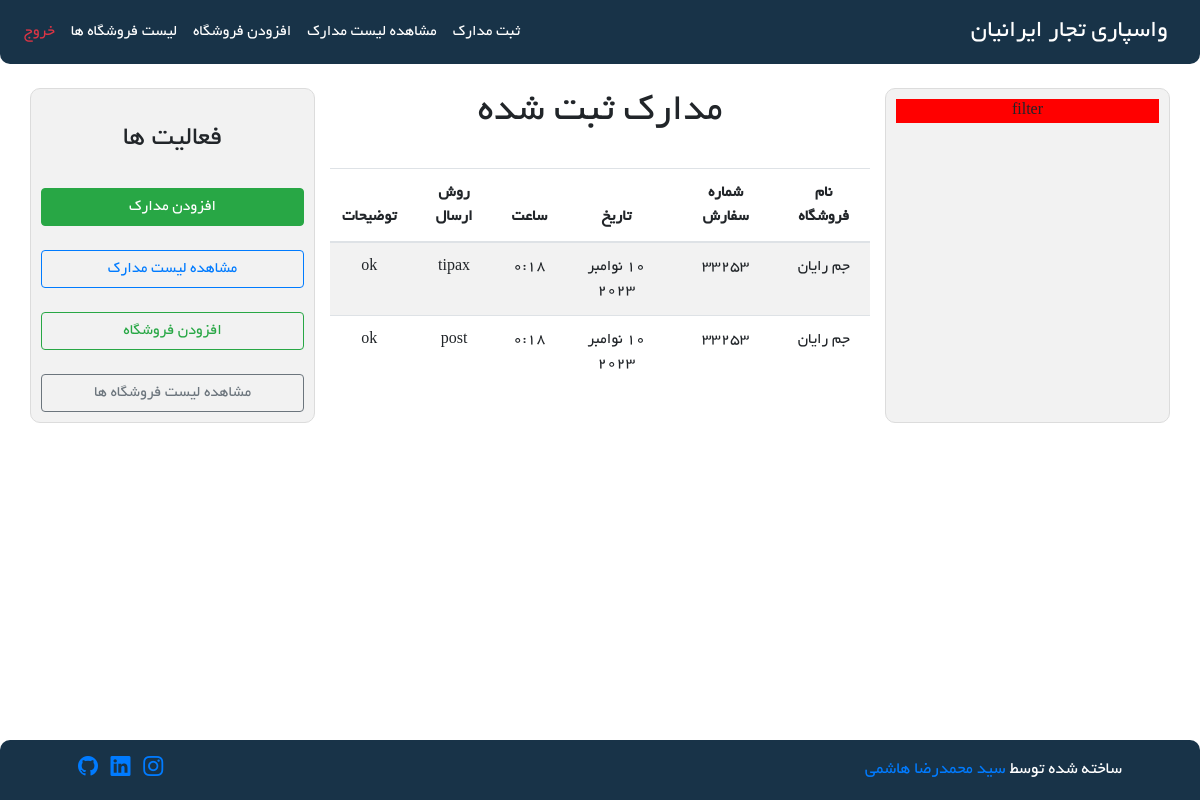
The app's page /Order/show-orders (signed in), older data.
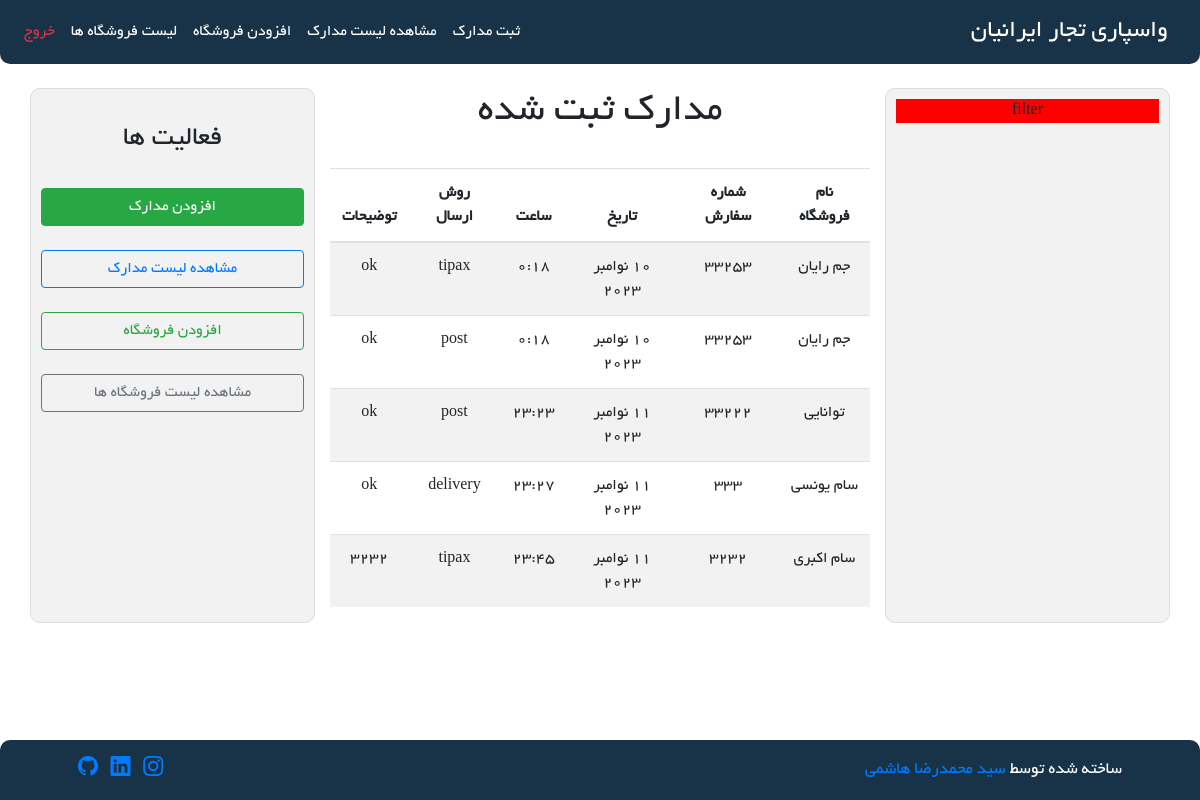
The same page, newer data.
### Order/models.py (models this page shows)
class Order(models.Model):
    store = models.ForeignKey(Store, on_delete=models.CASCADE)
    order_number = models.IntegerField(blank=True, null=True)
    shipping_methods = (
        ("post", "پست"),
        ("tipax", "تیپاکس"),
        ("delivery", "پیک موتوری"),
    )
    shipping_method = models.CharField(max_length=20, choices=shipping_methods, null=True, blank=True)
    date = models.DateField(auto_now_add=True, null=True)
    time = models.TimeField(auto_now_add=True, null=True)
    description = models.TextField(null=True, blank=True)

### Store/models.py (models this page shows, shortened)
class Store(models.Model):
    store_name = models.CharField(max_length=100)
    is_active = models.BooleanField(default=True)
    class Meta:
        db_table = 'Store'

### Order/views.py (the view)
# urls.py: path('show-orders', views.show_order, name='show-orders')
@login_required
def show_order(request):
    orders = Order.objects.all()
    context = {
        'orders': orders
    }
    return render(request, 'Order/show-orders.html', context)

### Order/templates/Order/show-orders.html (shortened to what this page needs)
{% extends 'base/layout.html' %}
{% load static %}
{% block header-link %}
    <link rel="stylesheet" href="{% static 'css/Order/show-orders.css' %}"/>
{% endblock %}
{% block mian %}
    <div class="row">
        <div class="col-md-3 text-center action_box">
            <div style="background-color: red">
                filter
            </div>
        </div>
        <br/>
        <br/>
        <div class="col-md-6 text-center">
            <h1>مدارک ثبت شده</h1>
            <br/>
            <div class="row">
                <div class="col-12">
                    <div class="table-responsive">
                        <table class="table table-striped">
                            <thead>
                                <tr>
                                    <th>نام فروشگاه</th>
                                    <th>شماره سفارش</th>
                                    <th>تاریخ</th>
                                    <th>ساعت</th>
                                    <th>روش ارسال</th>
                                    <th>توضیحات</th>
                                </tr>
                            </thead>
                            <tbody>
                                {% for order in orders %}
                                    <tr>
                                        <td>{{ order.store.store_name }}</td>
                                        <td>{{ order.order_number }}</td>
                                        <td>{{ order.date }}</td>
                                        <td>{{ order.time }}</td>
                                        <td>{{ order.shipping_method }}</td>
                                        <td>{{ order.description }}</td>
                                    </tr>
                                {% endfor %}
                            </tbody>
                        </table>
                    </div>
                </div>
            </div>
        </div>
        <div class="col-md-3 text-center action_box">
            <div class="row">
                <div class="col-12">
                    <br/>
                    <h3>فعالیت ها</h3>
                </div>
            </div>
            <div class="row">
                <div class="col-12">
                    <br/>
                    <a href="{% url 'add-order' %}" class="btn btn-success">افزودن مدارک</a>
                </div>
            </div>
            <div class="row">
                <div class="col-12">
                    <br/>
                    <a href="{% url 'show-orders' %}" class="btn btn-outline-primary">مشاهده لیست مدارک</a>
                </div>
            </div>
            <div class="row">
                <div class="col-12">
                    <br/>
                    <a href="{% url 'add-store' %}" class="btn btn-outline-success">افزودن فروشگاه</a>
                </div>
            </div>
            <div class="row">
                <div class="col-12">
                    <br/>
                    <a href="{% url 'show-store' %}" class="btn btn-outline-secondary">مشاهده لیست فروشگاه ها</a>
                </div>
            </div>
        </div>
    </div>
{% endblock %}

### templates/base/layout.html (shortened to what this page needs)
{% load static %}
<!DOCTYPE html>
<html>
    <head>
        <link href="https://cdn.jsdelivr.net/npm/bootstrap-icons@1.8.1/font/bootstrap-icons.css" rel="stylesheet" />
        <link rel="stylesheet" href="{% static 'css/base/Bootstrap.css' %}"/>
        <link rel="stylesheet" href="{% static 'css/base/layout-style.css' %}"/>
        {% block header-link %}{% endblock %}
    </head>
    <body class="d-flex flex-column h-100">
        <nav class="navbar navbar-expand-md navbar-dark">
            <a class="navbar-brand" href="/">واسپاری تجار ایرانیان</a>
            <div class="collapse navbar-collapse justify-content-end" id="collapsibleNavbar">
              {% if request.user.is_authenticated %}
                 <ul class="navbar-nav">
                    <li class="nav-item"><a class="nav-link" href="{% url 'add-order' %}">ثبت مدارک</a></li>
                    <li class="nav-item"><a class="nav-link" href="{% url 'show-orders' %}">مشاهده لیست مدارک</a></li>
                    <li class="nav-item"><a class="nav-link" href="{% url 'add-store' %}">افزودن فروشگاه</a></li>
                    <li class="nav-item"><a class="nav-link" href="{% url 'show-store' %}">لیست فروشگاه ها</a></li>
                    <li class="nav-item"><a class="nav-link text-danger" href="{% url 'logout' %}">خروج</a></li>
                </ul>
              {% endif %}
            </div>
        </nav>
        <div class="container">
            <br/>
            {% block mian %}{% endblock %}
        </div>
        <br/>
        <br/>
        <br/>
        <br/>
        <br/>
        <footer class="footer fixed-bottom">
    <div class="container px-5">
        <div class="row align-items-center justify-content-between flex-column flex-sm-row">
            <div class="col-auto"><div class="small m-0">ساخته شده توسط <a target="_blank" href="https://www.mrmrprogrammer.ir"> سید محمدرضا هاشمی</a></div></div>
            <div class="col-auto">
                <a class="text-gradient" target="_blank" href=""><i class="bi bi-instagram"></i></a>
                <a class="text-gradient" target="_blank" href=""><i class="bi bi-linkedin"></i></a>
                <a class="text-gradient" target="_blank" href=""><i class="bi bi-github"></i></a>
            </div>
        </div>
    </div>
</footer>
    </body>
</html>

### static/css/base/layout-style.css (style rules this page uses)
body { direction: rtl; font-family: 'Yekan'; }
.navbar { background-color: #183348; border-radius: 0 0 10px 10px; }
.navbar-brand { font-size: 25px; }
.navbar-nav { padding: 0; }
.navbar-dark .navbar-nav .nav-link { color: white; }
.nav-link { text-align: center; }
footer { background-color: #183348; border-radius: 10px 10px 0 0; color: white; padding: 15px; font-size: 20px; }
footer a { text-decoration: none; }
.btn { width: 150px; }

### Order/static/css/Order/show-orders.css (style rules this page uses)
.action_box { background-color: rgba(241, 241, 241, 0.89); padding: 10px; border-radius: 10px; border:1px solid gainsboro ; }
.btn { width: 100%; }

Row changes from the older to the newer data that the page shows:
added Order: store.store_name "توانایی", order_number "33222", date "11 نوامبر 2023", time "23:23", shipping_method "post", description "ok"
added Order: store.store_name "سام یونسی", order_number "333", date "11 نوامبر 2023", time "23:27", shipping_method "delivery", description "ok"
added Order: store.store_name "سام اکبری", order_number "3232", date "11 نوامبر 2023", time "23:45", shipping_method "tipax", description "3232"
